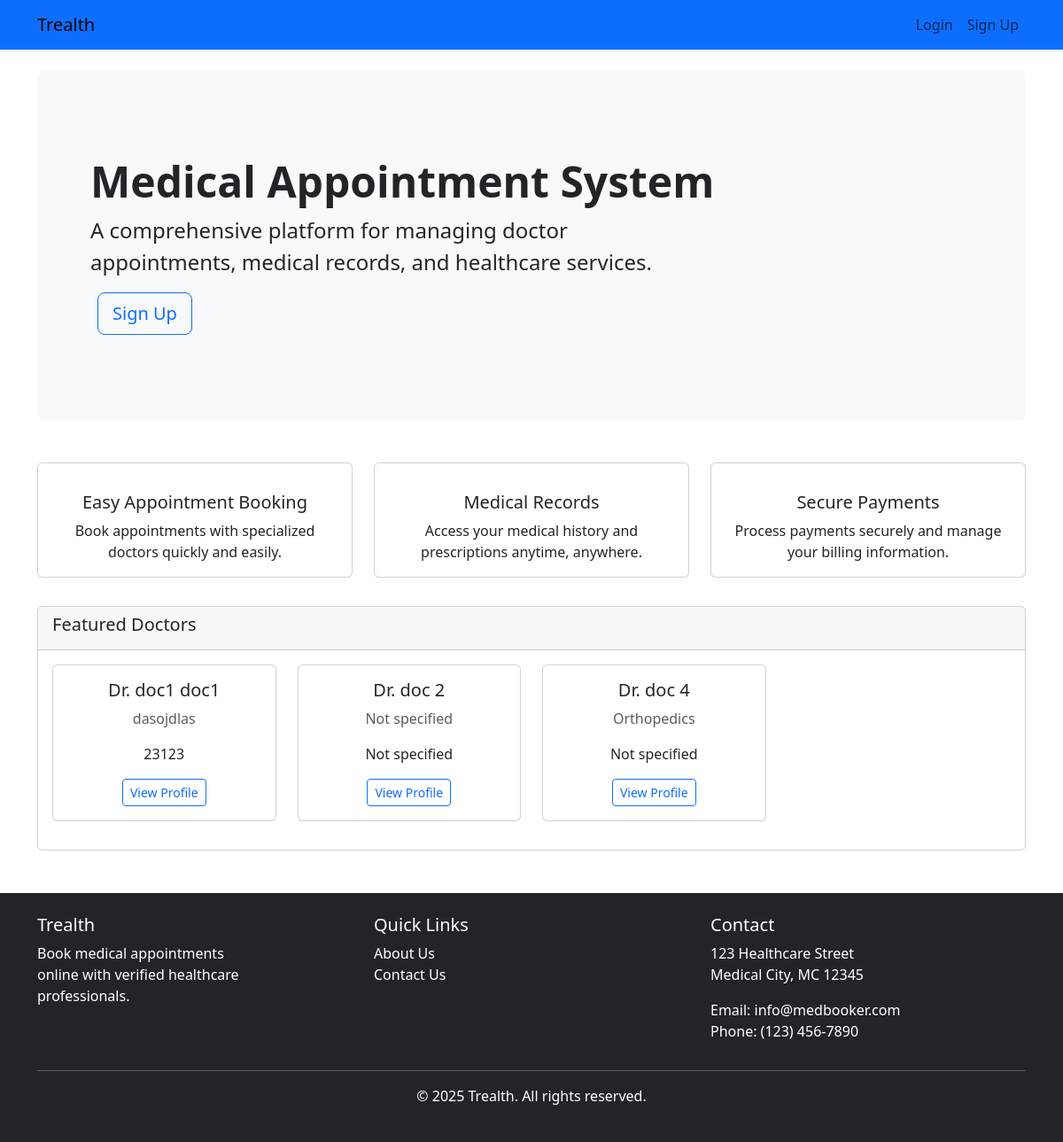
The app's page /, older data.
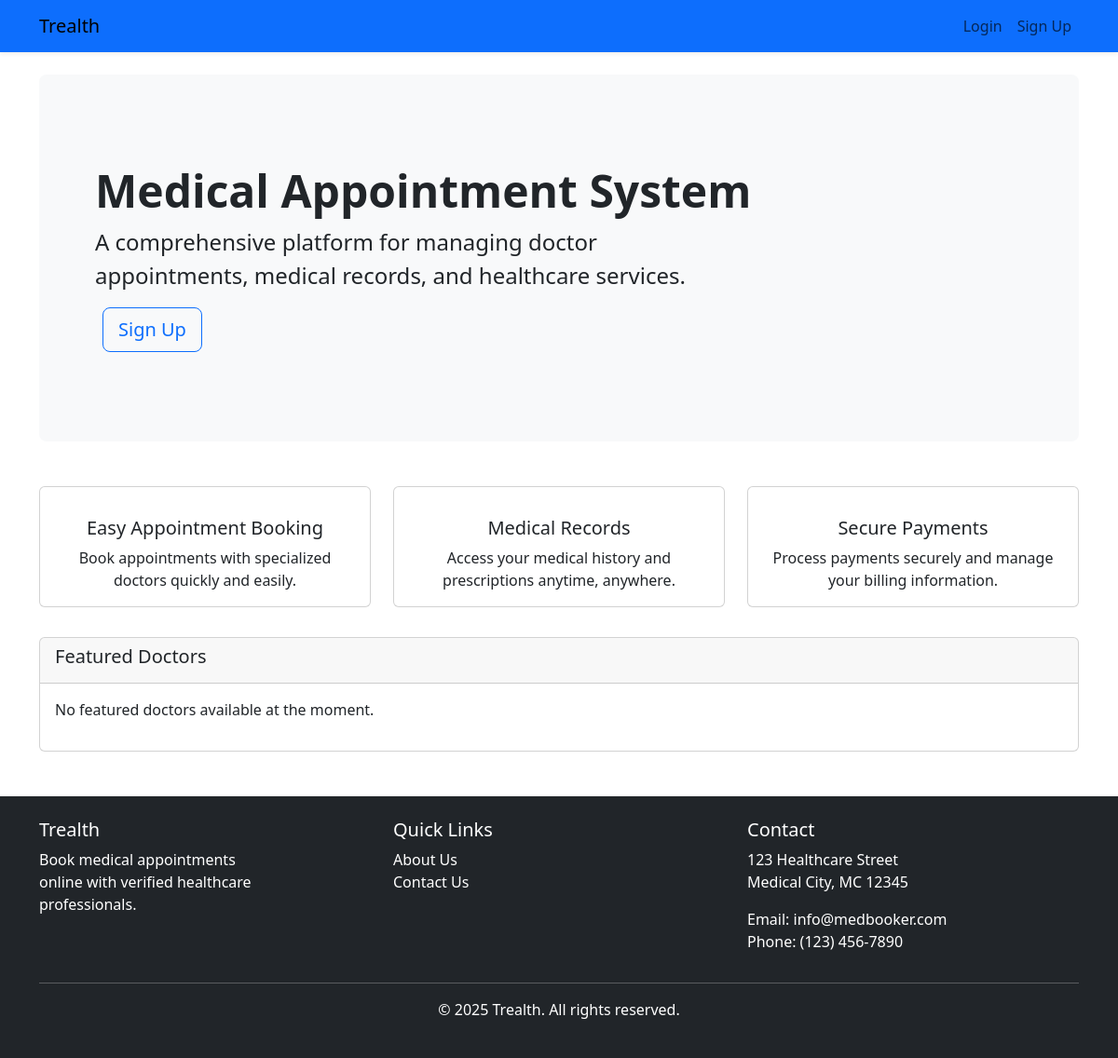
The same page, newer data.
### doctors/models.py (models this page shows, shortened)
class Doctor(models.Model):
    doctor_id = models.AutoField(primary_key=True)
    user = models.OneToOneField(settings.AUTH_USER_MODEL, on_delete=models.CASCADE, related_name='doctor_profile')
    full_name = models.CharField(max_length=255)
    specialization = models.CharField(max_length=255)
    experience_years = models.IntegerField()
    license_number = models.CharField(max_length=50)
    consultation_fee = models.DecimalField(max_digits=10, decimal_places=2)
    hospital_name = models.CharField(max_length=255)
    hospital_location = models.CharField(max_length=255)

### core/views.py (the view)
# urls.py: 2. Add a URL to urlpatterns:  path('', views.home, name='home')
def home(request):
    featured_doctors = Doctor.objects.all()[:4]
    return render(request, 'core/home.html', {'featured_doctors': featured_doctors})

### templates/core/home.html (shortened to what this page needs)
{% extends 'base.html' %}
{% block content %}
<div class="row">
    <div class="col-md-12">
        <div class="p-5 mb-4 bg-light rounded-3">
            <div class="container-fluid py-5">
                <h1 class="display-5 fw-bold">Medical Appointment System</h1>
                <p class="col-md-8 fs-4">A comprehensive platform for managing doctor appointments, medical records, and healthcare services.</p>
                {% if not user.is_authenticated %}
                <a href="{% url 'accounts:signup' %}" class="btn btn-outline-primary btn-lg ms-2">Sign Up</a>
                {% endif %}
            </div>
        </div>
    </div>
</div>
<div class="row mt-4">
    <div class="col-md-4">
        <div class="card mb-4">
            <div class="card-body text-center">
                <h5 class="card-title mt-3">Easy Appointment Booking</h5>
                <p class="card-text">Book appointments with specialized doctors quickly and easily.</p>
            </div>
        </div>
    </div>
    <div class="col-md-4">
        <div class="card mb-4">
            <div class="card-body text-center">
                <h5 class="card-title mt-3">Medical Records</h5>
                <p class="card-text">Access your medical history and prescriptions anytime, anywhere.</p>
            </div>
        </div>
    </div>
    <div class="col-md-4">
        <div class="card mb-4">
            <div class="card-body text-center">
                <h5 class="card-title mt-3">Secure Payments</h5>
                <p class="card-text">Process payments securely and manage your billing information.</p>
            </div>
        </div>
    </div>
</div>
<div class="row mt-2">
    <div class="col-md-12">
        <div class="card">
            <div class="card-header">
                <h5>Featured Doctors</h5>
            </div>
            <div class="card-body">
                <div class="row">
                    {% for doctor in featured_doctors %}
                    <div class="col-md-3">
                        <div class="card mb-3">
                            <div class="card-body text-center">
                                <h5 class="card-title">Dr. {{ doctor.full_name }}</h5>
                                <p class="card-text text-muted">{{ doctor.specialization }}</p>
                                <p class="card-text">{{ doctor.hospital_name }}</p>
                                <a href="{% url 'core:find_doctor' %}?id={{ doctor.doctor_id }}" class="btn btn-sm btn-outline-primary">View Profile</a>
                            </div>
                        </div>
                    </div>
                    {% empty %}
                    <div class="col-md-12">
                        <p>No featured doctors available at the moment.</p>
                    </div>
                    {% endfor %}
                </div>
            </div>
        </div>
    </div>
</div>
{% endblock %}

Row changes from the older to the newer data that the page shows:
removed Doctor: full_name "doc1 doc1", specialization "dasojdlas", hospital_name "23123"
removed Doctor: full_name "doc 2", specialization "Not specified", hospital_name "Not specified"
removed Doctor: full_name "doc 4", specialization "Orthopedics", hospital_name "Not specified"
Text that changed along with them:
text now shown: "No featured doctors available at the moment."
